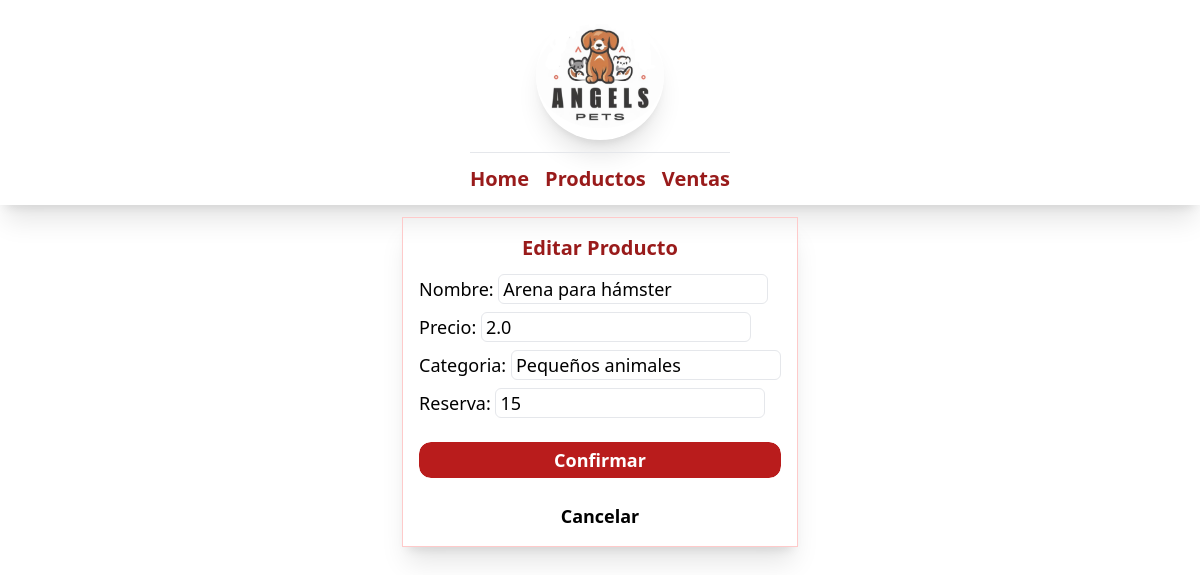
The app's page /petshop/tabla/editar/38 with its own data.
### internal_shop_app/models.py (models this page shows, shortened)
class Producto(models.Model):
    nombre = models.CharField(max_length=50)
    precio = models.FloatField(max_length=50)
    categoria = models.CharField(max_length=50)
    reserva = models.IntegerField(max_length=50)

### internal_shop_app/views.py (the view)
# urls.py: path("tabla/editar/<int:id_prod>", editar_producto_view, name="editar"),
def editar_producto_view(request, id_prod):
    producto = Producto.objects.get(pk=id_prod)
    if request.method == "POST":
        form = ProductoForm(request.POST, instance=producto)
        if form.is_valid():
            form.save()
            return redirect("tabla")
    else:
        template = "editar_producto.html"
        context = {"form": ProductoForm(instance=producto)}
        return render(request, template, context)

### internal_shop_app/forms.py
class ProductoForm(forms.ModelForm):
    class Meta:
        model = Producto
        fields = ['nombre', 'precio', 'categoria', 'reserva']
        widgets = {
            'nombre': forms.TextInput(attrs={'class': 'border border-1 rounded-md px-1'}),
            'precio': forms.NumberInput(attrs={'class': 'border border-1 rounded-md px-1'}),
            'categoria': forms.TextInput(attrs={'class': 'border border-1 rounded-md px-1'}),
            'reserva': forms.NumberInput(attrs={'class': 'border border-1 rounded-md px-1'}),
        }

### internal_shop_app/templates/editar_producto.html (shortened to what this page needs)
{% extends "home.html" %} {% block main-section %}
<div
  class="flex flex-col text-center border border-red-200 p-4 gap-3 shadow-xl my-2"
>
  <h1 class="text-xl text-red-800 font-bold">Editar Producto</h1>
  <form method="POST" class="flex flex-col text-lg gap-2">
    <div class="flex flex-col items-start gap-2">{{form}}</div>
    <button
      class="py-1 px-4 rounded-md outline outline-1 rounded-xl bg-red-700 text-white font-semibold my-4"
    >
      Confirmar
    </button>
    <a href="{% url 'tabla' %}"><p class="font-semibold">Cancelar</p></a>
  </form>
</div>
{% endblock main-section %}

### records on screen
Producto: nombre "Arena para hámster", precio "2.0", categoria "Pequeños animales", reserva "15"
